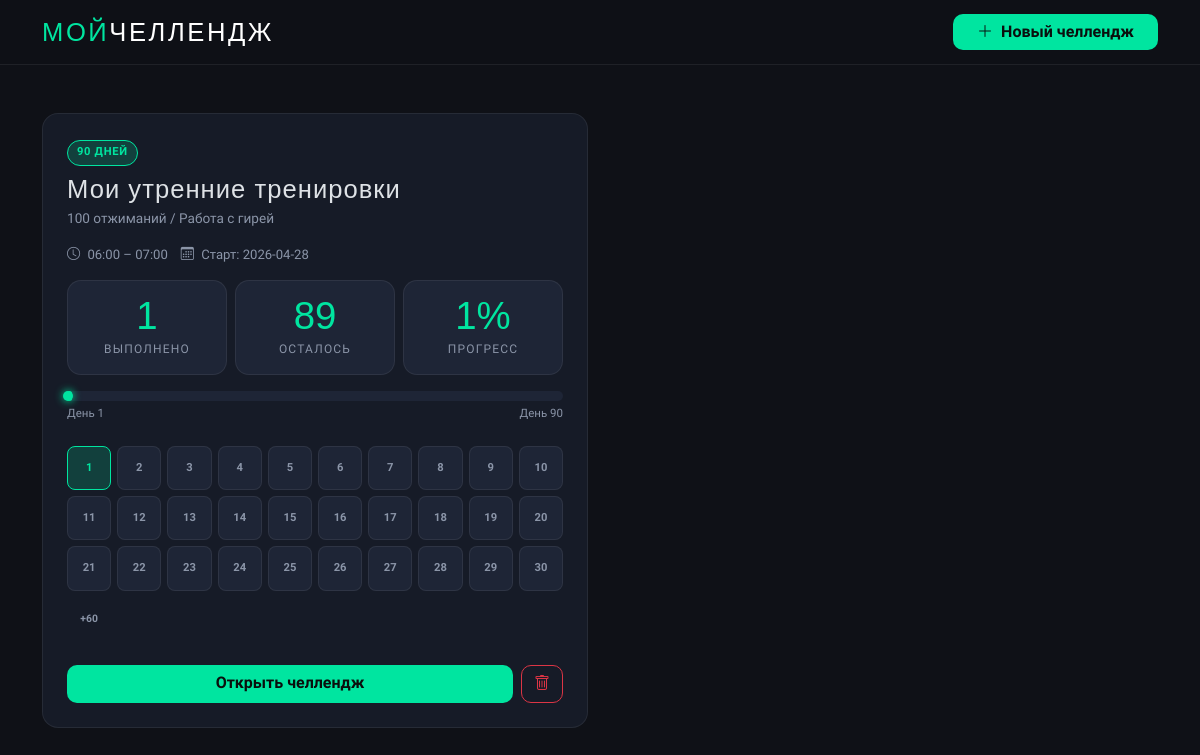
The page / on the database its author committed.
### models.py (models this page shows)
class Challenge(Base):
    __tablename__ = "challenges"
    id          = Column(Integer, primary_key=True, index=True)
    title       = Column(String(200), nullable=False)
    description = Column(Text, nullable=True)
    total_days  = Column(Integer, default=90)
    time_from   = Column(String(5), default="06:00")   # HH:MM
    time_to     = Column(String(5), default="07:00")   # HH:MM
    start_date  = Column(Date, default=datetime.date.today)
    created_at  = Column(DateTime, default=func.now())
    is_active   = Column(Boolean, default=True)
    days = relationship("ChallengeDay", back_populates="challenge",
                        cascade="all, delete-orphan")

class ChallengeDay(Base):
    __tablename__ = "challenge_days"
    id           = Column(Integer, primary_key=True, index=True)
    challenge_id = Column(Integer, ForeignKey("challenges.id"), nullable=False)
    day_number   = Column(Integer, nullable=False)   # 1..N
    date         = Column(Date, nullable=False)
    is_done      = Column(Boolean, default=False)
    completed_at = Column(DateTime, nullable=True)
    challenge = relationship("Challenge", back_populates="days")

### main.py (the view)
@app.get("/", response_class=HTMLResponse)
def index(request: Request, db: Session = Depends(database.get_db)):
    challenges = db.query(models.Challenge).order_by(
        models.Challenge.created_at.desc()
    ).all()
    enriched = []
    for c in challenges:
        get_or_create_days(c, db)
        enriched.append(enrich(c))
    return templates.TemplateResponse(
        request,
        "index.html",
        {"items": enriched}
    )

### templates/index.html (shortened to what this page needs)
{% extends "base.html" %}
{% block content %}
{% if items %}
  <div class="row g-4">
    {% for item in items %}
    {% set c = item.challenge %}
    <div class="col-12 col-lg-6 fade-up" style="animation-delay: {{ loop.index0 * 0.08 }}s">
      <div class="card p-4 h-100">
        <div class="d-flex justify-content-between align-items-start mb-3">
          <div>
            <span class="badge-brand mb-2 d-inline-block">{{ c.total_days }} дней</span>
            <h3 class="mb-0" style="font-size:1.6rem;">{{ c.title }}</h3>
            {% if c.description %}
            <p class="mt-1 mb-0" style="font-size:.85rem;color:var(--text-muted);">{{ c.description }}</p>
            {% endif %}
          </div>
        </div>
        <div class="mb-3" style="font-size:.82rem;color:var(--text-muted);">
          <i class="bi bi-clock me-1"></i>
          {{ c.time_from }} &ndash; {{ c.time_to }}
          <i class="bi bi-calendar3 me-1"></i>
          Старт: {{ c.start_date }}
        </div>
        <div class="row g-2 mb-3">
          <div class="col-4">
            <div class="stat-box">
              <div class="number">{{ item.done }}</div>
              <div class="label">Выполнено</div>
            </div>
          </div>
          <div class="col-4">
            <div class="stat-box">
              <div class="number">{{ item.left }}</div>
              <div class="label">Осталось</div>
            </div>
          </div>
          <div class="col-4">
            <div class="stat-box">
              <div class="number">{{ item.pct }}%</div>
              <div class="label">Прогресс</div>
            </div>
          </div>
        </div>
        <div class="mb-4">
          <div class="progress" style="height:10px;">
            <div class="progress-bar-brand"
                 style="width:{{ item.pct }}%"
                 role="progressbar"
                 aria-valuenow="{{ item.pct }}"
                 aria-valuemin="0" aria-valuemax="100">
            </div>
          </div>
          <div class="d-flex justify-content-between mt-1"
               style="font-size:.72rem;color:var(--text-muted);">
            <span>День 1</span>
            <span>День {{ c.total_days }}</span>
          </div>
        </div>
        <div class="day-grid mb-4">
          {% for day in item.days[:30] %}
          <div class="day-cell {% if day.is_done %}done{% endif %} {% if day.date == today %}today{% endif %}"
               title="Day {{ day.day_number }} - {{ day.date }}">
            {{ day.day_number }}
          </div>
          {% endfor %}
          {% if item.days|length > 30 %}
          <div class="day-cell" style="background:none;border:none;color:var(--text-muted);font-size:.65rem;">
            +{{ item.days|length - 30 }}
          </div>
          {% endif %}
        </div>
        <div class="d-flex gap-2 mt-auto">
          <a href="/challenge/{{ c.id }}" class="btn btn-brand flex-grow-1">
            Открыть челлендж
          </a>
          <form method="post" action="/delete/{{ c.id }}"
                onsubmit="return confirm('Удалить этот челлендж?')">
            <button class="btn btn-outline-danger" type="submit"
                    style="border-radius:10px;">
              <i class="bi bi-trash"></i>
            </button>
          </form>
        </div>
      </div>
    </div>
    {% endfor %}
  </div>
{% endif %}
{% endblock %}

### templates/base.html (shortened to what this page needs)
<!DOCTYPE html>
<html lang="ru" data-bs-theme="dark">
<head>
  <link href="https://cdn.jsdelivr.net/npm/bootstrap@5.3.3/dist/css/bootstrap.min.css" rel="stylesheet"/>
  <link href="https://cdn.jsdelivr.net/npm/bootstrap-icons@1.11.3/font/bootstrap-icons.min.css" rel="stylesheet"/>
</head>
<body>
<nav class="navbar navbar-expand-lg sticky-top">
  <div class="container">
    <a class="navbar-brand" href="/">МОЙ<span>ЧЕЛЛЕНДЖ</span></a>
    <div class="ms-auto">
      <a href="/create" class="btn btn-brand px-4">
        <i class="bi bi-plus-lg me-1"></i> Новый челлендж
      </a>
    </div>
  </div>
</nav>
<main class="container py-5">
  {% block content %}{% endblock %}
</main>
</body>
</html>

### templates/base.html (style rules this page uses)
:root { --brand: #00e5a0; --brand-dim: #00b87a; --brand-glow: rgba(0,229,160,.18); --surface: #0f1117; --surface-1: #161b27; --surface-2: #1e2536; --border: rgba(255,255,255,.07); --text-muted: #8b95a8; }
*, *::before, *::after { box-sizing: border-box; }
body { font-family: "Play", sans-serif; background: var(--surface); color: #dde3ef; min-height: 100vh; }
h1, h2, h3, h4, .display-font { font-family: 'Bebas Neue', sans-serif; letter-spacing: .04em; }
.navbar { background: rgba(15,17,23,.92) !important; backdrop-filter: blur(14px); border-bottom: 1px solid var(--border); }
.navbar-brand { font-family: 'Bebas Neue', sans-serif; font-size: 1.6rem; letter-spacing: .1em; color: var(--brand) !important; }
.navbar-brand span { color: #fff; }
.card { background: var(--surface-1); border: 1px solid var(--border); border-radius: 16px; }
.btn-brand { background: var(--brand); color: #0a0f0d; font-weight: 700; border: none; border-radius: 10px; transition: background .2s, box-shadow .2s; }
.progress { background: var(--surface-2); border-radius: 99px; overflow: visible; }
.progress-bar-brand { background: linear-gradient(90deg, var(--brand-dim), var(--brand)); border-radius: 99px; box-shadow: 0 0 10px var(--brand-glow); transition: width .6s cubic-bezier(.4,0,.2,1); position: relative; }
.progress-bar-brand::after { content: ''; position: absolute; right: -1px; top: 50%; transform: translateY(-50%); width: 10px; height: 10px; border-radius: 50%; background: var(--brand); box-shadow: 0 0 8px var(--brand); }
.stat-box { background: var(--surface-2); border: 1px solid var(--border); border-radius: 14px; padding: 1rem 1.25rem; text-align: center; }
.stat-box .number { font-family: 'Bebas Neue', sans-serif; font-size: 2.4rem; line-height: 1; color: var(--brand); }
.stat-box .label { font-size: .75rem; text-transform: uppercase; letter-spacing: .1em; color: var(--text-muted); margin-top: .25rem; }
.day-grid { display: grid; grid-template-columns: repeat(auto-fill, minmax(44px, 1fr)); gap: 6px; }
.day-cell { aspect-ratio: 1; border-radius: 8px; border: 1px solid var(--border); background: var(--surface-2); display: flex; align-items: center; justify-content: center; font-size: .7rem; font-weight: 600; color: var(--text-muted); cursor: default; transition: transform .15s, box-shadow .15s; position: relative; }
.day-cell.done { background: var(--brand-glow); border-color: var(--brand); color: var(--brand); }
.badge-brand { background: var(--brand-glow); color: var(--brand); border: 1px solid var(--brand); border-radius: 99px; padding: .3em .8em; font-size: .7rem; font-weight: 700; letter-spacing: .06em; text-transform: uppercase; }
.fade-up { animation: fadeUp .45s ease both; }

### rows shown on the page
ChallengeDay: done "1", left "89", pct "1", days|length "60"
Challenge: total_days "90", title "Мои утренние тренировки", description "100 отжиманий / Работа с гирей", time_from "06:00", time_to "07:00", start_date "2026-04-28"
ChallengeDay: day_number "1"
ChallengeDay: day_number "2"
ChallengeDay: day_number "3"
ChallengeDay: day_number "4"
ChallengeDay: day_number "5"
ChallengeDay: day_number "6"
ChallengeDay: day_number "7"
ChallengeDay: day_number "8"
ChallengeDay: day_number "9"
ChallengeDay: day_number "10"
ChallengeDay: day_number "11"
ChallengeDay: day_number "12"
ChallengeDay: day_number "13"
ChallengeDay: day_number "14"
ChallengeDay: day_number "15"
ChallengeDay: day_number "16"
ChallengeDay: day_number "17"
ChallengeDay: day_number "18"
ChallengeDay: day_number "19"
ChallengeDay: day_number "20"
ChallengeDay: day_number "21"
ChallengeDay: day_number "22"
ChallengeDay: day_number "23"
ChallengeDay: day_number "24"
ChallengeDay: day_number "25"
ChallengeDay: day_number "26"
ChallengeDay: day_number "27"
ChallengeDay: day_number "28"
ChallengeDay: day_number "29"
ChallengeDay: day_number "30"
